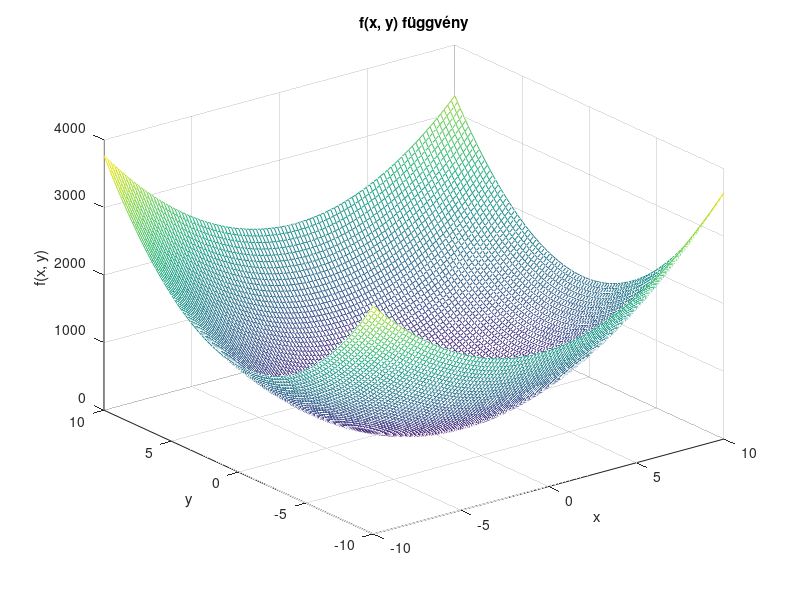
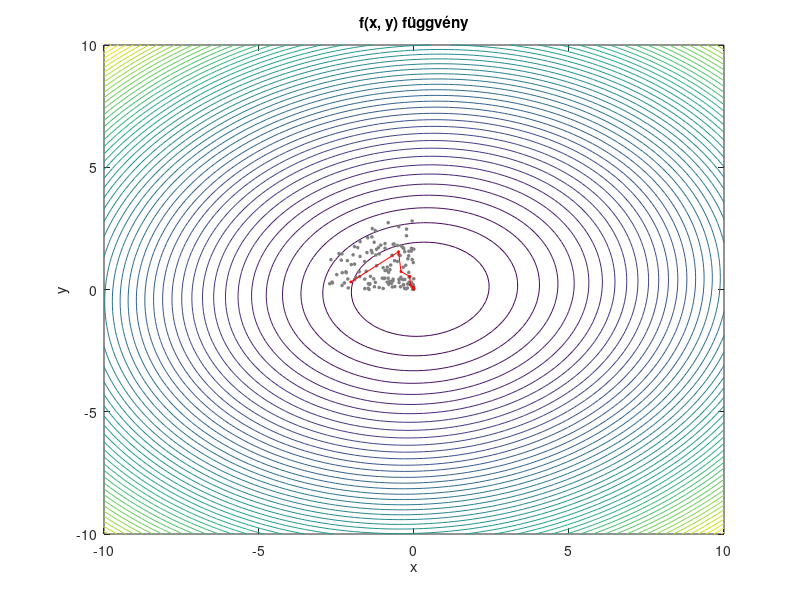
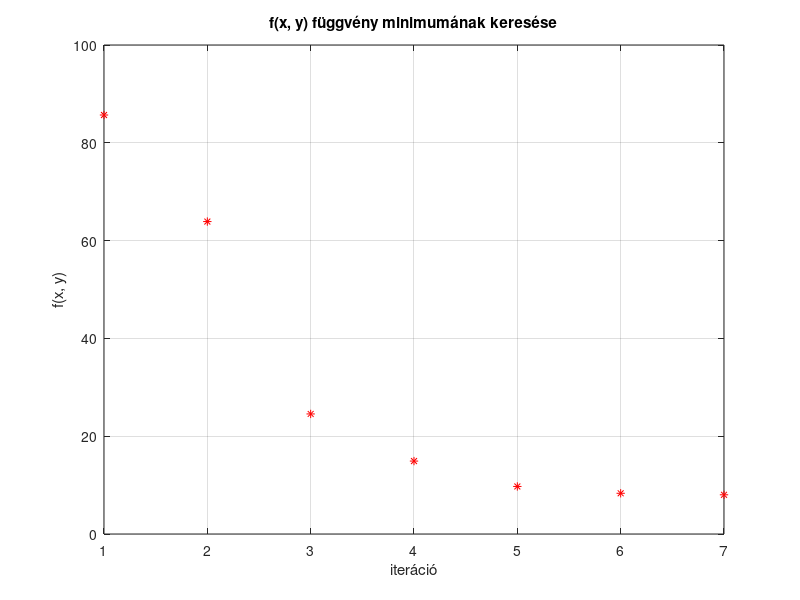

MATLAB code to generate these figures, in order:
% Author: Kovács Bálint-Hunor (Informatika III.) 2023
clear all %#ok<CLALL>
close all
clc

% 1. feladat egyszerű Monte Carlo módszerrel

f = @(x, y) 15*x.^2 + 20*y.^2 - 2*x.*y - 6*x + 8;

% plot mesh es contour
[X, Y] = meshgrid(linspace(-10, 10, 100), linspace(-10, 10, 100));
Z = f(X, Y);

figure(1)
mesh(X, Y, Z)
xlabel('x')
ylabel('y')
zlabel('f(x, y)')
title('f(x, y) függvény')

figure(2)
contour(X, Y, Z, 50)
xlabel('x')
ylabel('y')
title('f(x, y) függvény')

max_iteration = 1000000;
maximum_unsuccesful_attempts = 100;

% minimum keresése

% kezdeti pont megadása
R = 3;
rho = R*rand(1);
alpha = pi/2 + (pi/2)*rand(1);

min_x = rho*cos(alpha);
min_y = rho*sin(alpha);

minimum_iterations = [min_x, min_y, f(min_x, min_y)];

unsuccesful_attempts = 0;

iteration = 0;
while true
    % új pont generálása
    rho = R*rand(1);
    alpha = pi/2 + (pi/2)*rand(1);
    new_x = rho*cos(alpha);
    new_y = rho*sin(alpha);
    
    % ha a függvény értéke kisebb, mint a jelenlegi minimum, akkor az új
    % pontot vesszük fel minimumként
    if f(new_x, new_y) < f(min_x, min_y)
        min_x = new_x;
        min_y = new_y;
        minimum_iterations = [minimum_iterations; min_x, min_y, f(min_x, min_y)];
        unsuccesful_attempts = 0;
    else
        unsuccesful_attempts = unsuccesful_attempts + 1;
        
        % sikertelen probálkozások kirajzolása
        figure(2)
        hold on
        plot(new_x, new_y, 'o', 'MarkerSize', 2, 'MarkerFaceColor', [0.5, 0.5, 0.5], 'MarkerEdgeColor', [0.5, 0.5, 0.5])
        hold off
        
    end
    
    % ha 1000 sikertelen próbálkozás volt, akkor kilépünk
    if unsuccesful_attempts == maximum_unsuccesful_attempts
        break
    end
    
    iteration = iteration + 1;
    
    % ha elérjük a maximum iterációt, akkor kilépünk
    if iteration == max_iteration
        break
    end
end

% minimum keresésének eredménye
display(minimum_iterations(end, :))

% minimum keresésének eredményének kirajzolása pontokkal
figure(2)
hold on
plot(minimum_iterations(:, 1), minimum_iterations(:, 2), 'r*', 'MarkerSize', 2, 'MarkerFaceColor', 'r', 'MarkerEdgeColor', 'r')
hold off

% minimum keresésének eredményének kirajzolása vonalal összekötve
figure(2)
hold on
plot(minimum_iterations(:, 1), minimum_iterations(:, 2), 'r-')
hold off

% kirajzoljuk a minimum pontokat és az összekötő vonalat is a meshre
figure(1)
hold on
plot3(minimum_iterations(:, 1), minimum_iterations(:, 2), minimum_iterations(:, 3), 'r*', 'MarkerSize', 2, 'MarkerFaceColor', 'r', 'MarkerEdgeColor', 'r')
plot3(minimum_iterations(:, 1), minimum_iterations(:, 2), minimum_iterations(:, 3), 'r-')
hold off


% kirajzoljuk a minimum pontokat egy külön grafikonra is függvényérték szerint rendezve
figure(3)
plot(minimum_iterations(:, 3), 'r*')
xlabel('iteráció')
ylabel('f(x, y)')
title('f(x, y) függvény minimumának keresése')
grid on
